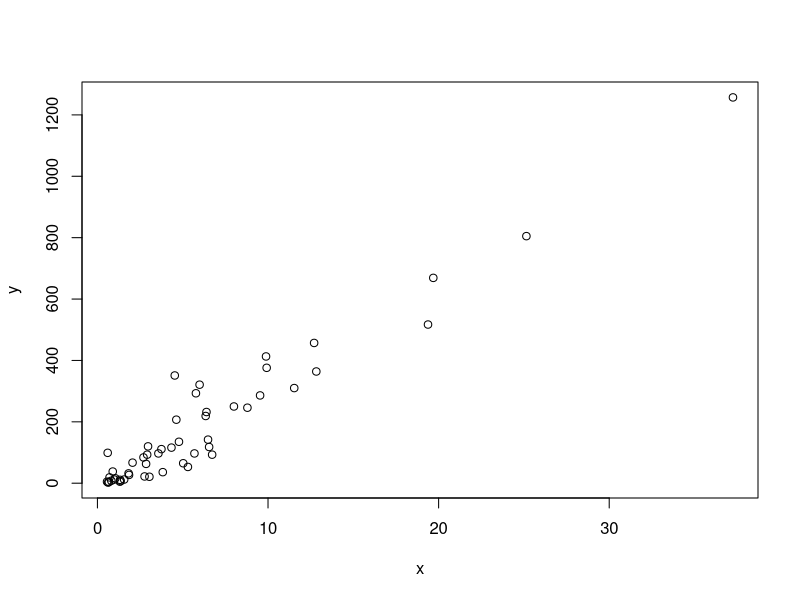
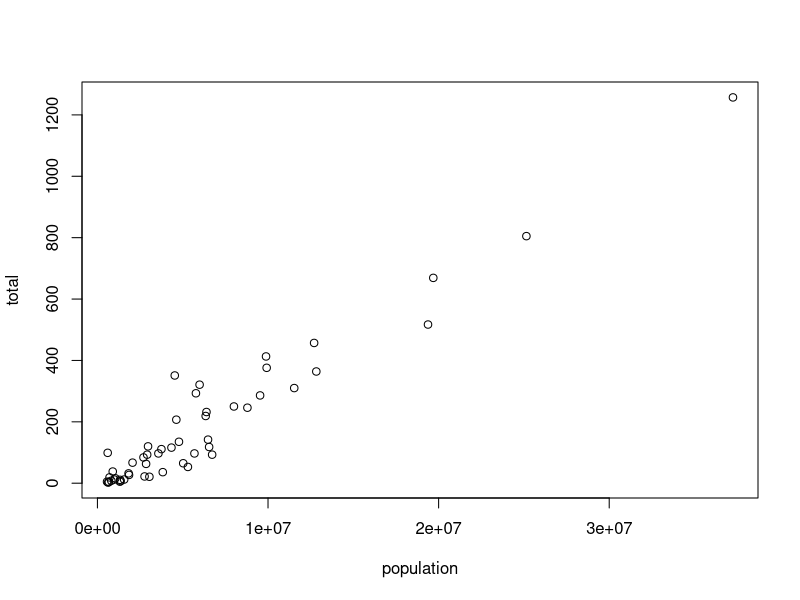
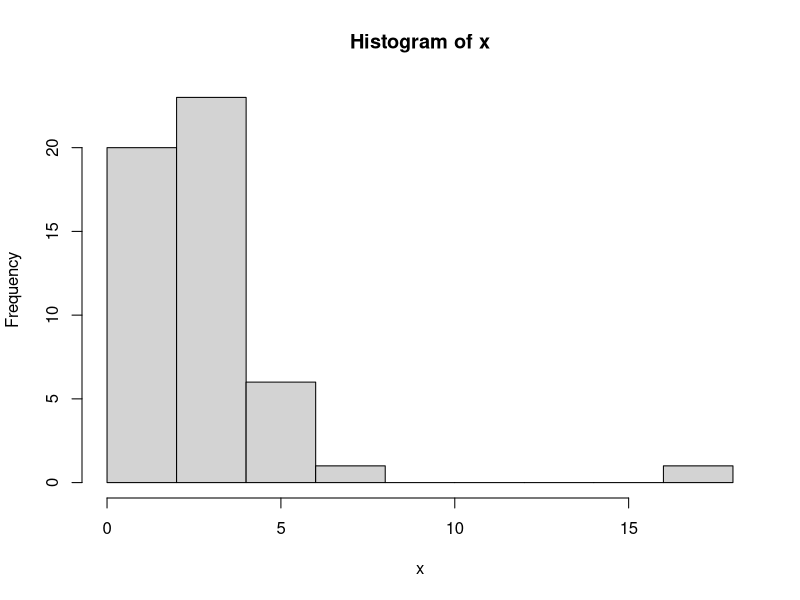
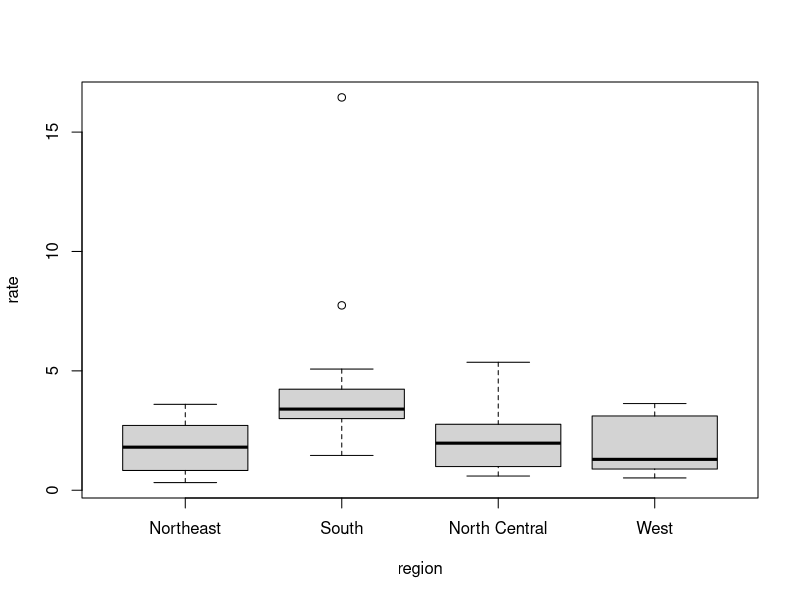
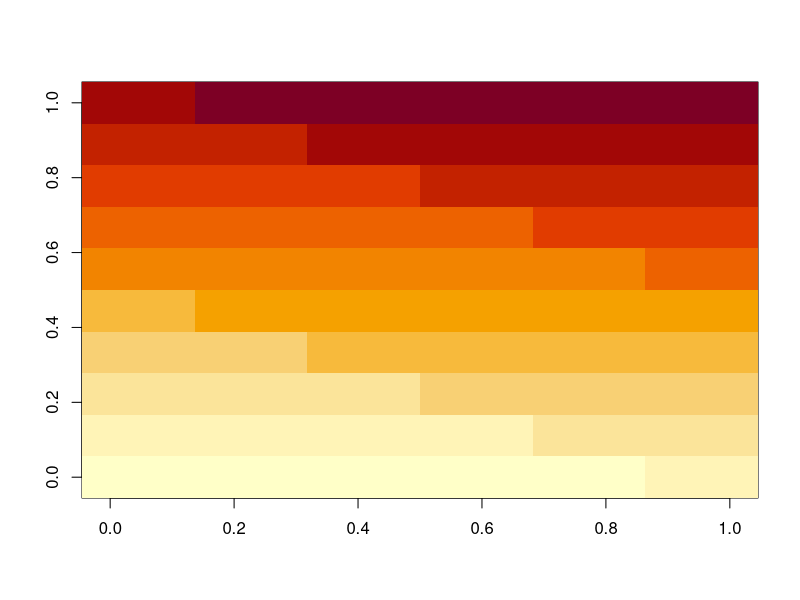
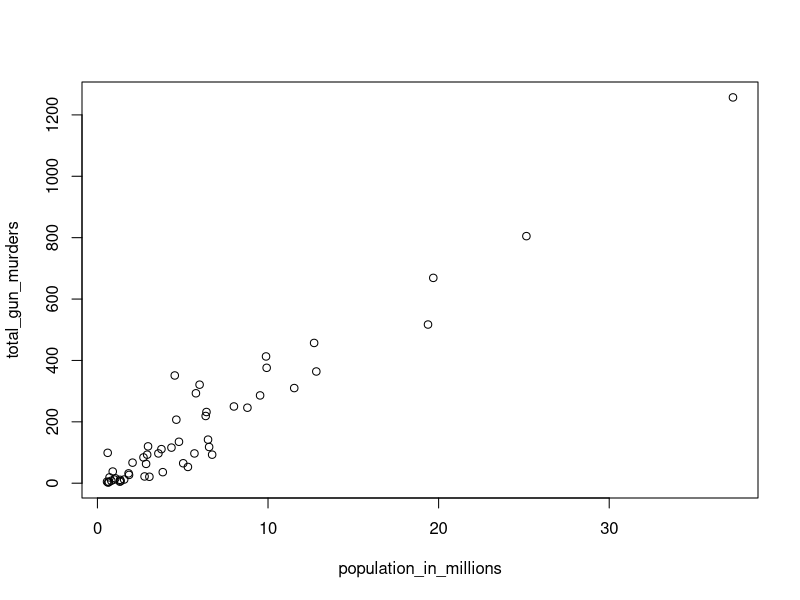

Recreate these plots in R, in order.
## ---- chunk 1
knitr::opts_chunk$set(include = TRUE)
## ---- chunk 2
a <- 1
b <- 1
c <- -1
## ---- chunk 3
a
## ---- chunk 4
print(a)
## ---- chunk 5
ls()
## ---- chunk 6
(-b + sqrt(b^2 - 4*a*c) ) / ( 2*a )
(-b - sqrt(b^2 - 4*a*c) ) / ( 2*a )
## ---- chunk 7
log(8)
log(a)
## ---- chunk 8
help("log")
## ---- chunk 9
?log
## ---- chunk 10
args(log)
## ---- chunk 11
log(8, base = 2)
## ---- chunk 12
log(x = 8, base = 2)
## ---- chunk 13
log(8,2)
## ---- chunk 14
log(base = 2, x = 8)
## ---- chunk 15
2 ^ 3
## ---- chunk 16
help("+")
## ---- chunk 17
?"+"
## ---- chunk 18
help(">")
## ---- chunk 19
?">"
## ---- chunk 20
data()
## ---- chunk 21
co2
## ---- chunk 22
pi
Inf+1
## ---- chunk 23
solution_1 <- (-b + sqrt(b^2 - 4*a*c)) / (2*a)
solution_2 <- (-b - sqrt(b^2 - 4*a*c)) / (2*a)
## ---- chunk 24
a <- 3
b <- 2
c <- -1
(-b + sqrt(b^2 - 4*a*c)) / (2*a)
(-b - sqrt(b^2 - 4*a*c)) / (2*a)
## ---- chunk 25
## Code to compute solution to quadratic equation of the form ax^2 + bx + c
## define the variables
a <- 3 
b <- 2
c <- -1

## now compute the solution
(-b + sqrt(b^2 - 4*a*c)) / (2*a)
(-b - sqrt(b^2 - 4*a*c)) / (2*a)
## ---- chunk 26
n <- 1000
x <- seq(1, n)
sum(x)
## ---- chunk 27
a <- 2
class(a)
## ---- chunk 28
library(dslabs)
data(murders)
## ---- chunk 29
class(murders)
## ---- chunk 30
str(murders)
## ---- chunk 31
head(murders)
## ---- chunk 32
murders$population
## ---- chunk 33
names(murders)
## ---- chunk 34
pop <- murders$population
length(pop)
## ---- chunk 35
class(pop)
## ---- chunk 36
class(murders$state)
## ---- chunk 37
z <- 3 == 2
z
class(z)
## ---- chunk 38
?Comparison
## ---- chunk 39
class(murders$region)
## ---- chunk 40
levels(murders$region)
## ---- chunk 41
region <- murders$region
value <- murders$total
region <- reorder(region, value, FUN = sum)
levels(region)
## ---- chunk 42
record <- list(name = "John Doe",
             student_id = 1234,
             grades = c(95, 82, 91, 97, 93),
             final_grade = "A")
## ---- chunk 43
record
class(record)
## ---- chunk 44
record$student_id
## ---- chunk 45
record[["student_id"]]
## ---- chunk 46
record2<- list("John Doe", 1234)
record2
## ---- chunk 47
mat <- matrix(1:12, 4, 3)
mat
## ---- chunk 48
mat[2, 3]
## ---- chunk 49
mat[2, ]
## ---- chunk 50
mat[, 3]
## ---- chunk 51
mat[, 2:3]
## ---- chunk 52
mat[1:2, 2:3]
## ---- chunk 53
as.data.frame(mat)
## ---- chunk 54
data("murders")
murders[25, 1]
murders[2:3, ]
## ---- chunk 55
library(dslabs)
data(murders)
## ---- chunk 56
class(murders$region)
## ---- chunk 57
codes <- c(380, 124, 818)
codes
## ---- chunk 58
country <- c("italy", "canada", "egypt")
## ---- chunk 59
country <- c('italy', 'canada', 'egypt')
## ---- chunk 60
codes <- c(italy = 380, canada = 124, egypt = 818)
codes
## ---- chunk 61
class(codes)
## ---- chunk 62
names(codes)
## ---- chunk 63
codes <- c("italy" = 380, "canada" = 124, "egypt" = 818)
codes
## ---- chunk 64
codes <- c(380, 124, 818)
country <- c("italy","canada","egypt")
names(codes) <- country
codes
## ---- chunk 65
seq(1,10)
## ---- chunk 66
seq(1, 10, 2)
## ---- chunk 67
1:10
## ---- chunk 68
class(1:10)
## ---- chunk 69
class(seq(1, 10, 0.5))
## ---- chunk 70
codes[2]
## ---- chunk 71
codes[c(1,3)]
## ---- chunk 72
codes[1:2]
## ---- chunk 73
codes["canada"]
codes[c("egypt","italy")]
## ---- chunk 74
x <- c(1, "canada", 3)
## ---- chunk 75
x
class(x)
## ---- chunk 76
x <- 1:5
y <- as.character(x)
y
## ---- chunk 77
as.numeric(y)
## ---- chunk 78
x <- c("1", "b", "3")
as.numeric(x)
## ---- chunk 79
library(dslabs)
data(murders)
sort(murders$total)
## ---- chunk 80
x
order(x)
## ---- chunk 81
index <- order(x)
x[index]
## ---- chunk 82
x
order(x)
## ---- chunk 83
murders$state[1:6]
murders$abb[1:6]
## ---- chunk 84
ind <- order(murders$total) 
murders$abb[ind]
## ---- chunk 85
max(murders$total)
## ---- chunk 86
i_max <- which.max(murders$total)
murders$state[i_max]
## ---- chunk 87
x <- c(31, 4, 15, 92, 65)
rank(x)
## ---- chunk 88
x <- c(1,2,3)
y <- c(10, 20, 30, 40, 50, 60, 70)
x+y
## ---- chunk 89
library(dslabs)
data("murders")
## ---- chunk 90
temp <- c(35, 88, 42, 84, 81, 30)
city <- c("Beijing", "Lagos", "Paris", "Rio de Janeiro", 
          "San Juan", "Toronto")
city_temps <- data.frame(name = city, temperature = temp)
## ---- chunk 91
data("na_example")  
str(na_example)
## ---- chunk 92
mean(na_example)
## ---- chunk 93
library(dslabs)
data("murders")
murders$state[which.max(murders$population)]
## ---- chunk 94
inches <- c(69, 62, 66, 70, 70, 73, 67, 73, 67, 70)
## ---- chunk 95
inches * 2.54

## ---- chunk 96
inches - 69
## ---- chunk 97
murder_rate <- murders$total / murders$population * 100000
## ---- chunk 98
temp <- c(35, 88, 42, 84, 81, 30)
city <- c("Beijing", "Lagos", "Paris", "Rio de Janeiro", 
          "San Juan", "Toronto")
city_temps <- data.frame(name = city, temperature = temp)
## ---- chunk 99
murder_rate <- murders$total / murders$population * 100000 
## ---- chunk 100
ind <- murder_rate < 0.71
## ---- chunk 101
ind <- murder_rate <= 0.71
## ---- chunk 102
murders$state[ind]
## ---- chunk 103
sum(ind)
## ---- chunk 104
TRUE & TRUE
TRUE & FALSE
FALSE & FALSE
## ---- chunk 105
west <- murders$region == "West"
safe <- murder_rate <= 1
## ---- chunk 106
ind <- safe & west
murders$state[ind]
## ---- chunk 107
ind <- which(murders$state == "California")
murder_rate[ind]
## ---- chunk 108
ind <- match(c("New York", "Florida", "Texas"), murders$state)
ind
## ---- chunk 109
murder_rate[ind]
## ---- chunk 110
c("Boston", "Dakota", "Washington") %in% murders$state
## ---- chunk 111
match(c("New York", "Florida", "Texas"), murders$state)
which(murders$state%in%c("New York", "Florida", "Texas"))
## ---- chunk 112
library(dslabs)
data(murders)
## ---- chunk 113
x <- murders$population / 10^6
y <- murders$total
plot(x, y)
## ---- chunk 114
with(murders, plot(population, total))
## ---- chunk 115
x <- with(murders, total / population * 100000)
hist(x)
## ---- chunk 116
murders$state[which.max(x)]
## ---- chunk 117
murders$rate <- with(murders, total / population * 100000)
boxplot(rate~region, data = murders)
## ---- chunk 118
x <- matrix(1:120, 12, 10)
image(x)
## ---- chunk 119
library(dslabs)
data(murders)
population_in_millions <- murders$population/10^6
total_gun_murders <- murders$total
plot(population_in_millions, total_gun_murders)
